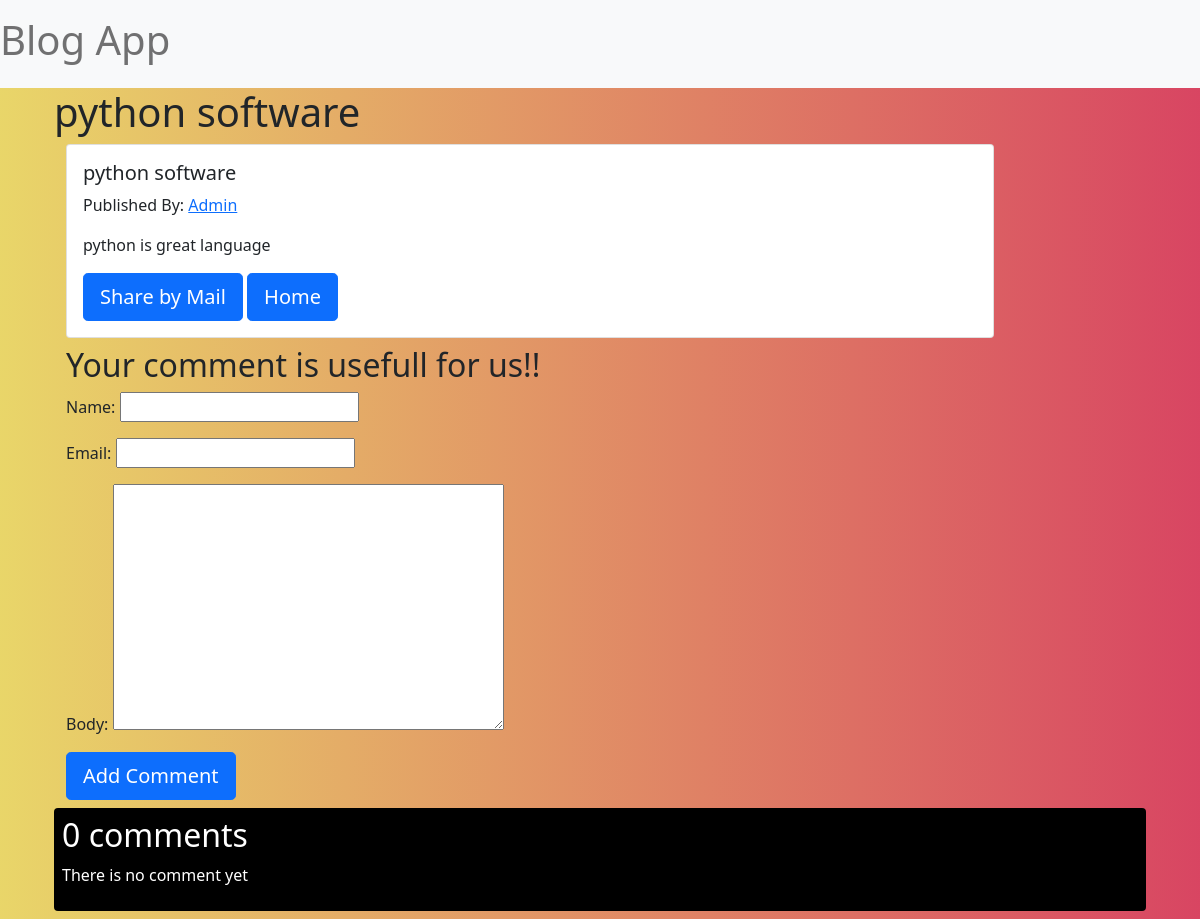
Screenshot of /2021/06/21/python-software with the database file from the repository.
### blogapp/models.py (models this page shows)
class Post(models.Model):
    status_choices=(('draft','Draft'),('published','Published'))
    title=models.CharField(max_length=256)
    slug=models.SlugField(max_length=256,unique_for_date='publish')
    author=models.ForeignKey(User,related_name='blogapp_posts',on_delete=models.CASCADE)
    body=models.TextField()
    publish=models.DateTimeField(default=timezone.now)
    created=models.DateTimeField(auto_now_add=True)
    updated=models.DateTimeField(auto_now=True)
    status=models.CharField(max_length=10,choices=status_choices,default='draft')
    tags=TaggableManager()
    def get_absolute_url(self):
        return reverse('detail',args=[self.publish.year,self.publish.strftime('%m'),self.publish.strftime("%d"),self.slug])

### blogapp/views.py (the view)
# urls.py: path('<int:year>/<int:month>/<int:day>/<slug:post>',views.post_detail_view,name='detail'),
def post_detail_view(request,year,month,day,post):
    post=get_object_or_404(Post,slug=post,
                                status='published',
                                publish__year=year,
                                publish__month=month,
                                publish__day=day)
    comments=post.comments.filter(active=True)
    csubmit=False
    form=CommentsForm()
    if request.method=='POST':
        form=CommentsForm(request.POST)
        if form.is_valid():
            form=form.save(commit=False)
            form.post=post
            form.save()
            csubmit=True
            form=CommentsForm()
            redirect('/year/month/day/post')
    else:
        form=CommentsForm
    return render(request,'post_detail.html',{'post':post,'csubmit':csubmit,'comments':comments,'form':form})

### blogapp/templates/post_detail.html (shortened to what this page needs)
{%extends 'base.html'%}
{%block body%}
<div class="container">
    <h1>{{post.title}}</h1>
<div class="container">
    <div class="card" style="width: 58rem;">
        <div class="card-body">
            <h5>{{post.title}}</h5>
            <p class="card-text">Published By: <a href="{{post.get_absolute_url}}">{{post.author|title}}</a></p>
            <p class="card-text">{{post.body}}</p>
            <a href="/mail/{{post.id}}" class="btn btn-primary btn-lg">Share by Mail</a>
            <a href="/" class="btn btn-primary btn-lg">Home</a>
        </div>
    </div>
</div>
<div class="container my-2">
    {%if csubmit%}
<h2>Your comment is added successfully</h2>
{%else%}
<h2>Your comment is usefull for us!!</h2>
{%endif%}
    <form method="post">
        {{form.as_p}}
        <button type="submit" class="btn btn-primary btn-lg">Add Comment</button>
    </form>
</div>
<div style="background:black;color:white; border-radius:4px" class="my-2 px-2 py-2">
    {%with comments.count as c_count%}
<h2>{{c_count}} comment{{c_count|pluralize}}</h2>
{%endwith%}
{%if comments%}
{%for c in comments%}
<h5>comment {{forloop.count}} by {{c.name}} on {{c.created}}</h5>
<div class="btn btn-info btn-sm">
    {{c.body|linebreaks}}
</div>
{%endfor%}
{%else%}
<p>There is no comment yet</p>
{%endif%}
</div>
</div>
{%endblock%}

### blogapp/templates/base.html (style rules this page uses)
body { background: linear-gradient(to right,rgba(218, 186, 5, 0.6),rgba(212, 49, 81, 0.9)); }

### rows the page displays
Post: title "python software", author "Admin", body "python is great language"

### other values shown
{{ c_count }} "0"
